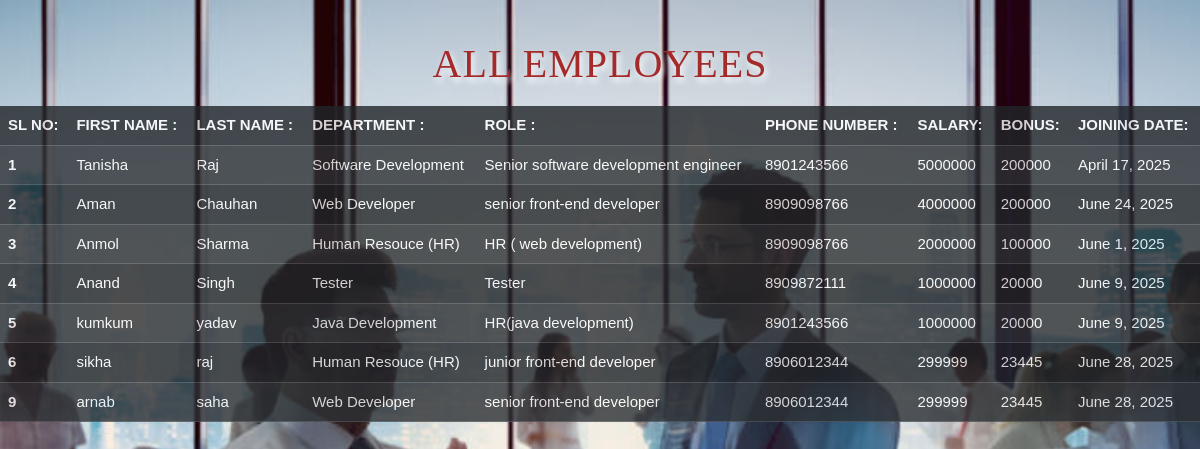
/view_employee, run on the app's committed database.
### employee_app/models.py (models this page shows, shortened)
class Employee(models.Model): #import models
    first_name=models.CharField(max_length=100,null=False)
    last_name=models.CharField(max_length=100)
    dept=models.ForeignKey(Department,on_delete=models.CASCADE)
    salary=models.IntegerField(default=0)
    bonus=models.IntegerField(default=0)
    role=models.ForeignKey(Role,on_delete=models.CASCADE)
    phone=models.IntegerField(default=0)
    hiring_date=models.DateField()
    def __str__(self):
        return "%s %s %s %s" %(self.first_name,self.last_name,self.dept.name,self.phone)

class Department(models.Model):
    name=models.CharField(max_length=100,null=False)
    location=models.CharField(max_length=100,null=False)

class Role(models.Model):
    name=models.CharField(max_length=100,null=False)

### employee_app/views.py (the view)
# urls.py: path('view_employee',views.view_employee,name='view_employee'),
def view_employee(request):
    emp=Employee.objects.all() # Fetch all Employee records
    context={
        'emp':emp,
    }
    print(context) #to print context in terminal
    return render(request,'view_employee.html',context) #to route context with html file

### employee_app/templates/view_employee.html (shortened to what this page needs)
{% load static %}
<!DOCTYPE html>
<html lang="en">
<head>
    <link
      href="https://cdn.jsdelivr.net/npm/bootstrap@5.3.7/dist/css/bootstrap.min.css"
      rel="stylesheet"
    />
    <link rel="stylesheet" href="{% static 'employee_app/css/style.css' %}" />
</head>
<body>
     <div class="container heading">
      <h1>ALL EMPLOYEES</h1>
    </div>
<table class="table table-dark table-striped mr-2">
  <thead>
    <tr>
      <th scope="col">SL NO:</th>
      <th scope="col">FIRST NAME :</th>
      <th scope="col">LAST NAME :</th>
      <th scope="col">DEPARTMENT :</th>
      <th scope="col">ROLE :</th>
      <th scope="col">PHONE NUMBER :</th>
      <th scope="col">SALARY:</th>
      <th scope="col">BONUS:</th>
      <th scope="col">JOINING DATE:</th>
    </tr>
  </thead>
  <tbody>
    {% for em in emp%}
    <tr>
      <th scope="row">{{em.id}}</th>
      <td>{{em.first_name}}</td>
      <td>{{em.last_name}}</td>
      <td>{{em.dept.name}}</td>
      <td>{{em.role.name}}</td>
      <td>{{em.phone}}</td>
      <td>{{em.salary}}</td>
      <td>{{em.bonus}}</td>
      <td>{{em.hiring_date}}</td>
    </tr>
   {%endfor%}
  </tbody>
</table>
</body>
</html>

### employee_app/static/employee_app/css/style.css (style rules this page uses)
body { background-color:black; background-image: url('../images/bg.jpg'); height: 100vh; width: 100%; background-size: cover; color:white; font-family:fantasy; }
.heading { text-align: center; font-size: 100px; margin-top: 40px; color:brown; text-shadow: 2px 4px 6px white; font-weight: 900; font-family:'Times New Roman', Times, serif; letter-spacing: 1px; line-height: 1.2; opacity: 0; animation: fadeIn 1.2s ease-in-out forwards; }
.table { margin-top: 10px; font-weight: 300; font-size: 15px; font-family: 'Lucida Sans', 'Lucida Sans Regular', 'Lucida Grande', 'Lucida Sans Unicode', Geneva, Verdana, sans-serif; opacity: 80%; }

### data on the page
Employee: id "1", first_name "Tanisha", last_name "Raj", dept.name "Software Development", role.name "Senior software development engineer", phone "8901243566", salary "5000000", bonus "200000", hiring_date "April 17, 2025"
Employee: id "2", first_name "Aman", last_name "Chauhan", dept.name "Web Developer", role.name "senior front-end developer", phone "8909098766", salary "4000000", bonus "200000", hiring_date "June 24, 2025"
Employee: id "3", first_name "Anmol", last_name "Sharma", dept.name "Human Resouce (HR)", role.name "HR ( web development)", phone "8909098766", salary "2000000", bonus "100000", hiring_date "June 1, 2025"
Employee: id "4", first_name "Anand", last_name "Singh", dept.name "Tester", role.name "Tester", phone "8909872111", salary "1000000", bonus "20000", hiring_date "June 9, 2025"
Employee: id "5", first_name "kumkum", last_name "yadav", dept.name "Java Development", role.name "HR(java development)", phone "8901243566", salary "1000000", bonus "20000", hiring_date "June 9, 2025"
Employee: id "6", first_name "sikha", last_name "raj", dept.name "Human Resouce (HR)", role.name "junior front-end developer", phone "8906012344", salary "299999", bonus "23445", hiring_date "June 28, 2025"
Employee: id "9", first_name "arnab", last_name "saha", dept.name "Web Developer", role.name "senior front-end developer", phone "8906012344", salary "299999", bonus "23445", hiring_date "June 28, 2025"
